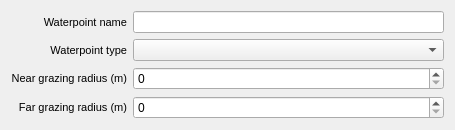
<?xml version="1.0" encoding="UTF-8"?>
<ui version="4.0">
 <class>Form</class>
 <widget class="QWidget" name="Form">
  <property name="geometry">
   <rect>
    <x>0</x>
    <y>0</y>
    <width>455</width>
    <height>102</height>
   </rect>
  </property>
  <property name="windowTitle">
   <string>Form</string>
  </property>
  <layout class="QVBoxLayout" name="verticalLayout">
   <item>
    <layout class="QGridLayout" name="gridLayout">
     <property name="sizeConstraint">
      <enum>QLayout::SetMaximumSize</enum>
     </property>
     <item row="0" column="0">
      <widget class="QLabel" name="nameLabel">
       <property name="sizePolicy">
        <sizepolicy hsizetype="Preferred" vsizetype="Minimum">
         <horstretch>0</horstretch>
         <verstretch>0</verstretch>
        </sizepolicy>
       </property>
       <property name="minimumSize">
        <size>
         <width>0</width>
         <height>0</height>
        </size>
       </property>
       <property name="font">
        <font>
         <pointsize>8</pointsize>
        </font>
       </property>
       <property name="text">
        <string notr="true">Waterpoint name</string>
       </property>
       <property name="alignment">
        <set>Qt::AlignRight|Qt::AlignTrailing|Qt::AlignVCenter</set>
       </property>
      </widget>
     </item>
     <item row="2" column="0">
      <widget class="QLabel" name="nearGrazingRadiusLabel">
       <property name="sizePolicy">
        <sizepolicy hsizetype="Minimum" vsizetype="Minimum">
         <horstretch>0</horstretch>
         <verstretch>0</verstretch>
        </sizepolicy>
       </property>
       <property name="font">
        <font>
         <pointsize>8</pointsize>
        </font>
       </property>
       <property name="text">
        <string notr="true">Near grazing radius (m)</string>
       </property>
       <property name="alignment">
        <set>Qt::AlignRight|Qt::AlignTrailing|Qt::AlignVCenter</set>
       </property>
      </widget>
     </item>
     <item row="1" column="0">
      <widget class="QLabel" name="waterpointTypeLabel">
       <property name="sizePolicy">
        <sizepolicy hsizetype="Preferred" vsizetype="Minimum">
         <horstretch>0</horstretch>
         <verstretch>0</verstretch>
        </sizepolicy>
       </property>
       <property name="minimumSize">
        <size>
         <width>0</width>
         <height>0</height>
        </size>
       </property>
       <property name="font">
        <font>
         <pointsize>8</pointsize>
        </font>
       </property>
       <property name="text">
        <string notr="true">Waterpoint type</string>
       </property>
       <property name="alignment">
        <set>Qt::AlignRight|Qt::AlignTrailing|Qt::AlignVCenter</set>
       </property>
      </widget>
     </item>
     <item row="1" column="1">
      <widget class="QComboBox" name="waterpointTypeComboBox"/>
     </item>
     <item row="3" column="0">
      <widget class="QLabel" name="farGrazingRadiusLabel">
       <property name="sizePolicy">
        <sizepolicy hsizetype="Minimum" vsizetype="Minimum">
         <horstretch>0</horstretch>
         <verstretch>0</verstretch>
        </sizepolicy>
       </property>
       <property name="font">
        <font>
         <pointsize>8</pointsize>
        </font>
       </property>
       <property name="text">
        <string notr="true">Far grazing radius (m)</string>
       </property>
       <property name="alignment">
        <set>Qt::AlignRight|Qt::AlignTrailing|Qt::AlignVCenter</set>
       </property>
      </widget>
     </item>
     <item row="2" column="1">
      <widget class="QSpinBox" name="nearGrazingRadiusSpinBox">
       <property name="maximum">
        <number>20000</number>
       </property>
       <property name="singleStep">
        <number>100</number>
       </property>
      </widget>
     </item>
     <item row="3" column="1">
      <widget class="QSpinBox" name="farGrazingRadiusSpinBox">
       <property name="maximum">
        <number>20000</number>
       </property>
       <property name="singleStep">
        <number>100</number>
       </property>
      </widget>
     </item>
     <item row="0" column="1">
      <widget class="QLineEdit" name="nameLineEdit">
       <property name="sizePolicy">
        <sizepolicy hsizetype="MinimumExpanding" vsizetype="Minimum">
         <horstretch>0</horstretch>
         <verstretch>0</verstretch>
        </sizepolicy>
       </property>
      </widget>
     </item>
    </layout>
   </item>
   <item>
    <spacer name="verticalSpacer">
     <property name="orientation">
      <enum>Qt::Vertical</enum>
     </property>
     <property name="sizeHint" stdset="0">
      <size>
       <width>20</width>
       <height>40</height>
      </size>
     </property>
    </spacer>
   </item>
  </layout>
 </widget>
 <resources/>
 <connections/>
</ui>
